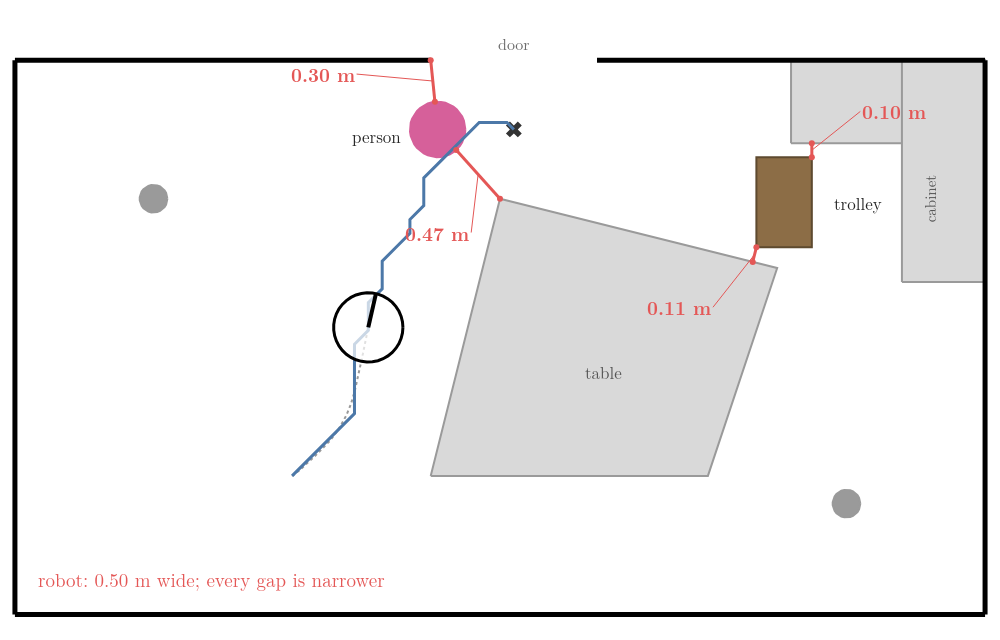

Python code for this plot:
"""The blocked door at 3.01 s (btkit.results()["blocked"]): the robot (black) on its way to the door pose (cross),
its path (blue) from 0.01 s, the person (pink) who stopped at 2.4 s in the gap between the table's corner and the
wall, and the trolley (brown) between the table and the cabinet. The four gaps, measured with shapely, are all
narrower than the robot (0.50 m). Run -> blocked.png"""
from pathlib import Path

import bandkit as bk
import btkit as bt
import navdraw as nd
import plotly.graph_objects as go
from gifkit import FONT, RED
from shapely.geometry import LineString, Point, Polygon, box
from shapely.ops import nearest_points

here = Path(__file__).parent
R = bt.results()["blocked"]
rec = nd.at(R["records"], 3.01)
assert rec["person"] is not None and [c for t, c in R["planned"] if t == 3.02] == ["NO_VALID_PATH"]
P = Point(*bt.GAP_PERSON).buffer(bk.PERSON_R, 128)
pairs = [(LineString([(0, 4), (3.0, 4)]), P), (P, Polygon(bk.TABLE)), (Polygon(bt.TROLLEY), Polygon(bk.TABLE)),
         (Polygon(bt.TROLLEY), box(5.6, 3.4, 7.0, 4.0))]
gaps = [(a.distance(b), nearest_points(a, b)) for a, b in pairs]
assert [round(g, 2) for g, _ in gaps] == [0.30, 0.47, 0.11, 0.10]

fig = go.Figure()
nd.room(fig, trolley=True, person=rec["person"])
nd.goal(fig, bt.GOAL)
nd.track(fig, R["records"], 3.01)
nd.path(fig, rec["path"])
nd.robot(fig, *rec["robot"])
for (g, (p, q)), (dx, dy, anchor) in zip(gaps, [(-0.55, 0.05, "right"), (-0.05, -0.42, "right"),
                                                 (-0.3, -0.38, "right"), (0.35, 0.28, "left")]):
    fig.add_trace(go.Scatter(x=[p.x, q.x], y=[p.y, q.y], mode="lines+markers", line=dict(color=RED, width=3),
                             marker=dict(size=6, color=RED)))
    mx, my = (p.x + q.x) / 2, (p.y + q.y) / 2
    fig.add_annotation(x=mx, y=my, ax=mx + dx, ay=my + dy, axref="x", ayref="y", text=f"<b>{g:.2f} m</b>",
                       showarrow=True, arrowhead=0, arrowcolor=RED, xanchor=anchor, font=dict(size=19, color=RED))
fig.add_annotation(x=0.15, y=0.25, text="robot: 0.50 m wide; every gap is narrower", showarrow=False, xanchor="left",
                   font=dict(size=19, color=RED))
fig.add_annotation(x=bt.GAP_PERSON[0] - 0.25, y=bt.GAP_PERSON[1] - 0.05, text="person", showarrow=False,
                   xanchor="right", font=dict(size=17))
fig.add_annotation(x=6.08, y=2.97, text="trolley", showarrow=False, font=dict(size=17))
fig.update_xaxes(range=[-0.05, 7.05], visible=False)
fig.update_yaxes(range=[-0.05, 4.3], visible=False, scaleanchor="x", scaleratio=1)
fig.update_layout(template="simple_white", font=FONT, width=1000, height=640, showlegend=False,
                  margin=dict(l=8, r=8, t=8, b=8))
fig.write_image(here / "blocked.png")
print("gaps", [round(g, 3) for g, _ in gaps], "; robot at 3.01 s", rec["robot"].round(2))
